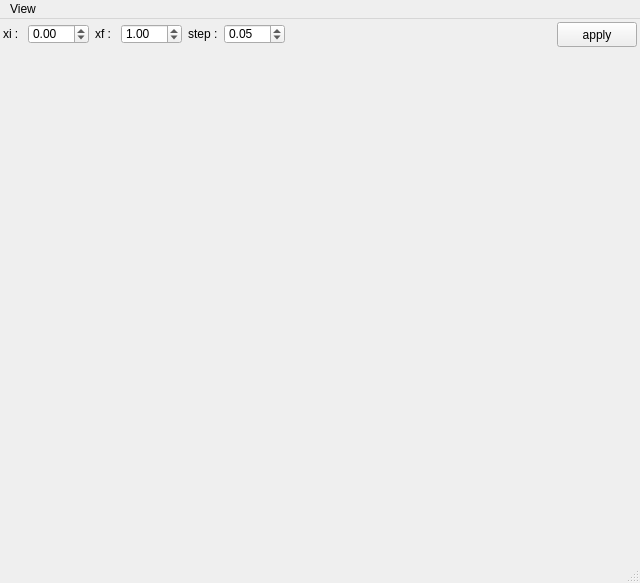
<?xml version="1.0" encoding="UTF-8"?>
<ui version="4.0">
 <class>MainWindow</class>
 <widget class="QMainWindow" name="MainWindow">
  <property name="geometry">
   <rect>
    <x>0</x>
    <y>0</y>
    <width>640</width>
    <height>583</height>
   </rect>
  </property>
  <property name="windowTitle">
   <string>MainWindow</string>
  </property>
  <widget class="QWidget" name="centralwidget">
   <layout class="QGridLayout" name="gridLayout">
    <property name="leftMargin">
     <number>3</number>
    </property>
    <property name="topMargin">
     <number>3</number>
    </property>
    <property name="rightMargin">
     <number>3</number>
    </property>
    <property name="bottomMargin">
     <number>3</number>
    </property>
    <item row="0" column="0">
     <layout class="QHBoxLayout" name="horizontalLayout">
      <property name="sizeConstraint">
       <enum>QLayout::SetFixedSize</enum>
      </property>
      <item>
       <widget class="QLabel" name="label">
        <property name="sizePolicy">
         <sizepolicy hsizetype="Preferred" vsizetype="Fixed">
          <horstretch>0</horstretch>
          <verstretch>0</verstretch>
         </sizepolicy>
        </property>
        <property name="maximumSize">
         <size>
          <width>16777215</width>
          <height>20</height>
         </size>
        </property>
        <property name="text">
         <string>xi : </string>
        </property>
       </widget>
      </item>
      <item>
       <widget class="QDoubleSpinBox" name="xi_sbox">
        <property name="maximumSize">
         <size>
          <width>16777215</width>
          <height>20</height>
         </size>
        </property>
        <property name="minimum">
         <double>-99.000000000000000</double>
        </property>
        <property name="singleStep">
         <double>0.500000000000000</double>
        </property>
       </widget>
      </item>
      <item>
       <widget class="QLabel" name="label_2">
        <property name="sizePolicy">
         <sizepolicy hsizetype="Preferred" vsizetype="Fixed">
          <horstretch>0</horstretch>
          <verstretch>0</verstretch>
         </sizepolicy>
        </property>
        <property name="maximumSize">
         <size>
          <width>16777215</width>
          <height>20</height>
         </size>
        </property>
        <property name="text">
         <string>xf : </string>
        </property>
       </widget>
      </item>
      <item>
       <widget class="QDoubleSpinBox" name="xf_sbox">
        <property name="maximumSize">
         <size>
          <width>16777215</width>
          <height>20</height>
         </size>
        </property>
        <property name="minimum">
         <double>-99.000000000000000</double>
        </property>
        <property name="singleStep">
         <double>0.500000000000000</double>
        </property>
        <property name="value">
         <double>1.000000000000000</double>
        </property>
       </widget>
      </item>
      <item>
       <widget class="QLabel" name="label_3">
        <property name="sizePolicy">
         <sizepolicy hsizetype="Preferred" vsizetype="Fixed">
          <horstretch>0</horstretch>
          <verstretch>0</verstretch>
         </sizepolicy>
        </property>
        <property name="maximumSize">
         <size>
          <width>16777215</width>
          <height>20</height>
         </size>
        </property>
        <property name="text">
         <string>step :</string>
        </property>
       </widget>
      </item>
      <item>
       <widget class="QDoubleSpinBox" name="step_sbox">
        <property name="maximumSize">
         <size>
          <width>16777215</width>
          <height>20</height>
         </size>
        </property>
        <property name="minimum">
         <double>-99.000000000000000</double>
        </property>
        <property name="singleStep">
         <double>0.050000000000000</double>
        </property>
        <property name="value">
         <double>0.050000000000000</double>
        </property>
       </widget>
      </item>
      <item>
       <spacer name="horizontalSpacer">
        <property name="orientation">
         <enum>Qt::Horizontal</enum>
        </property>
        <property name="sizeType">
         <enum>QSizePolicy::MinimumExpanding</enum>
        </property>
        <property name="sizeHint" stdset="0">
         <size>
          <width>40</width>
          <height>10</height>
         </size>
        </property>
       </spacer>
      </item>
      <item>
       <widget class="QPushButton" name="apply_btn">
        <property name="maximumSize">
         <size>
          <width>16777215</width>
          <height>25</height>
         </size>
        </property>
        <property name="text">
         <string>apply</string>
        </property>
       </widget>
      </item>
     </layout>
    </item>
    <item row="1" column="0">
     <widget class="QCustomPlot" name="widget" native="true">
      <property name="minimumSize">
       <size>
        <width>0</width>
        <height>500</height>
       </size>
      </property>
     </widget>
    </item>
   </layout>
  </widget>
  <widget class="QMenuBar" name="menubar">
   <property name="geometry">
    <rect>
     <x>0</x>
     <y>0</y>
     <width>640</width>
     <height>22</height>
    </rect>
   </property>
   <widget class="QMenu" name="menuView">
    <property name="title">
     <string>View</string>
    </property>
    <addaction name="actionDialog"/>
   </widget>
   <addaction name="menuView"/>
  </widget>
  <widget class="QStatusBar" name="statusbar"/>
  <action name="actionDialog">
   <property name="checkable">
    <bool>true</bool>
   </property>
   <property name="text">
    <string>Dialog</string>
   </property>
  </action>
 </widget>
 <customwidgets>
  <customwidget>
   <class>QCustomPlot</class>
   <extends>QWidget</extends>
   <header>qcustomplot.h</header>
   <container>1</container>
  </customwidget>
 </customwidgets>
 <resources/>
 <connections/>
</ui>
